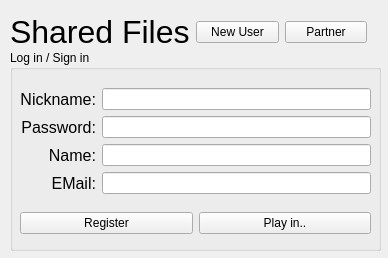
<?xml version="1.0" encoding="UTF-8"?>
<ui version="4.0">
 <class>Client_Log</class>
 <widget class="QWidget" name="Client_Log">
  <property name="geometry">
   <rect>
    <x>0</x>
    <y>0</y>
    <width>388</width>
    <height>258</height>
   </rect>
  </property>
  <property name="windowTitle">
   <string>Accounts Management</string>
  </property>
  <widget class="QGroupBox" name="groupBox">
   <property name="geometry">
    <rect>
     <x>10</x>
     <y>50</y>
     <width>371</width>
     <height>201</height>
    </rect>
   </property>
   <property name="title">
    <string>Log in / Sign in  </string>
   </property>
   <widget class="QWidget" name="layoutWidget_2">
    <property name="geometry">
     <rect>
      <x>10</x>
      <y>30</y>
      <width>351</width>
      <height>122</height>
     </rect>
    </property>
    <layout class="QGridLayout" name="gridLayout_3">
     <item row="0" column="0">
      <layout class="QGridLayout" name="gridLayout">
       <item row="0" column="0">
        <widget class="QLabel" name="label_2">
         <property name="font">
          <font>
           <pointsize>12</pointsize>
          </font>
         </property>
         <property name="text">
          <string>Nickname:</string>
         </property>
         <property name="alignment">
          <set>Qt::AlignRight|Qt::AlignTrailing|Qt::AlignVCenter</set>
         </property>
        </widget>
       </item>
       <item row="1" column="0">
        <widget class="QLabel" name="label_3">
         <property name="font">
          <font>
           <pointsize>12</pointsize>
          </font>
         </property>
         <property name="text">
          <string>Password:</string>
         </property>
         <property name="alignment">
          <set>Qt::AlignRight|Qt::AlignTrailing|Qt::AlignVCenter</set>
         </property>
        </widget>
       </item>
       <item row="2" column="0">
        <widget class="QLabel" name="label_5">
         <property name="font">
          <font>
           <pointsize>12</pointsize>
          </font>
         </property>
         <property name="text">
          <string>Name:</string>
         </property>
         <property name="alignment">
          <set>Qt::AlignRight|Qt::AlignTrailing|Qt::AlignVCenter</set>
         </property>
        </widget>
       </item>
       <item row="3" column="0">
        <widget class="QLabel" name="label_4">
         <property name="font">
          <font>
           <pointsize>12</pointsize>
          </font>
         </property>
         <property name="text">
          <string>EMail:</string>
         </property>
         <property name="alignment">
          <set>Qt::AlignRight|Qt::AlignTrailing|Qt::AlignVCenter</set>
         </property>
        </widget>
       </item>
      </layout>
     </item>
     <item row="0" column="1">
      <layout class="QGridLayout" name="gridLayout_2">
       <item row="0" column="0">
        <widget class="QLineEdit" name="tboxNickname"/>
       </item>
       <item row="1" column="0">
        <widget class="QLineEdit" name="tboxPassword"/>
       </item>
       <item row="2" column="0">
        <widget class="QLineEdit" name="tboxName"/>
       </item>
       <item row="3" column="0">
        <widget class="QLineEdit" name="tboxEMail"/>
       </item>
      </layout>
     </item>
    </layout>
   </widget>
   <widget class="QWidget" name="layoutWidget_3">
    <property name="geometry">
     <rect>
      <x>10</x>
      <y>160</y>
      <width>351</width>
      <height>27</height>
     </rect>
    </property>
    <layout class="QGridLayout" name="gridLayout_4">
     <item row="0" column="0">
      <widget class="QPushButton" name="btnRegister">
       <property name="text">
        <string>Register</string>
       </property>
      </widget>
     </item>
     <item row="0" column="1">
      <widget class="QPushButton" name="btnPlay">
       <property name="text">
        <string>Play in..</string>
       </property>
      </widget>
     </item>
    </layout>
   </widget>
  </widget>
  <widget class="QWidget" name="">
   <property name="geometry">
    <rect>
     <x>10</x>
     <y>10</y>
     <width>357</width>
     <height>45</height>
    </rect>
   </property>
   <layout class="QGridLayout" name="gridLayout_6">
    <item row="0" column="0">
     <widget class="QLabel" name="label">
      <property name="font">
       <font>
        <pointsize>24</pointsize>
       </font>
      </property>
      <property name="text">
       <string>Shared Files</string>
      </property>
     </widget>
    </item>
    <item row="0" column="1">
     <layout class="QGridLayout" name="gridLayout_5">
      <item row="0" column="0">
       <widget class="QPushButton" name="btnNewUser">
        <property name="text">
         <string>New User</string>
        </property>
       </widget>
      </item>
      <item row="0" column="1">
       <widget class="QPushButton" name="btnPartner">
        <property name="text">
         <string>Partner</string>
        </property>
       </widget>
      </item>
     </layout>
    </item>
   </layout>
  </widget>
 </widget>
 <resources/>
 <connections/>
</ui>
